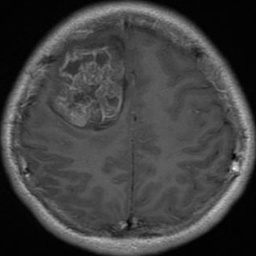
#> input picture cleaned/Training/glioma/Tr-gl_1017.jpg, 256 x 256 px, found by its file name; its folder holds 3 pictures in this run
$ python preprocessing.py
#> lines starting #> are read from the running program, lines starting #| are printed output that depends on the picture; after the words box and inside, x2 and y2 are one past the last pixel; in counts of white or black regions, pixels touching at a corner belong together
#> further down, image is the input picture: shape (256, 256, 3); min 0, max 241, mean 64.7
# The following code is not mine (Jack's) and was produced by @masoudnick on GitHub

import numpy as np
from tqdm import tqdm
import cv2
import os
import imutils


def crop_img(img):
	"""
	Finds the extreme points on the image and crops the rectangular out of them
	"""
	gray = cv2.cvtColor(img, cv2.COLOR_RGB2GRAY)
	gray = cv2.GaussianBlur(gray, (3, 3), 0)

	# threshold the image, then perform a series of erosions +
	# dilations to remove any small regions of noise
	thresh = cv2.threshold(gray, 45, 255, cv2.THRESH_BINARY)[1]
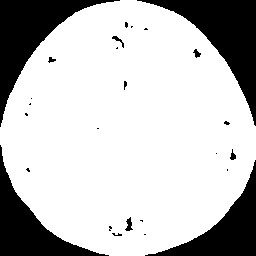
#> thresh: shape (256, 256); 75.9% white; 26 black regions (17 under 20 px), largest, box (x1, y1, x2, y2) and area: (137, 0, 256, 126) 4624, (0, 0, 120, 127) 4280, (0, 145, 109, 256) 3397
	thresh = cv2.erode(thresh, None, iterations=2)
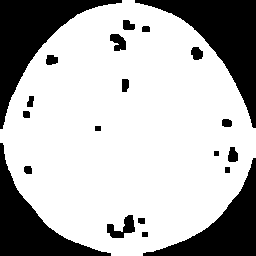
#> thresh: shape (256, 256); 71.3% white; 21 black regions, largest, box (x1, y1, x2, y2) and area: (135, 0, 256, 128) 5118, (0, 0, 122, 129) 4778, (0, 143, 111, 256) 3841
	thresh = cv2.dilate(thresh, None, iterations=2)
#> thresh: shape (256, 256); 75.8% white; 25 black regions (14 under 20 px)

	# find contours in thresholded image, then grab the largest one
	cnts = cv2.findContours(thresh.copy(), cv2.RETR_EXTERNAL, cv2.CHAIN_APPROX_SIMPLE)
#> cnts = 1 contour; box (x1, y1, x2, y2) and area: (0, 0, 256, 256) 49680
	cnts = imutils.grab_contours(cnts)
	c = max(cnts, key=cv2.contourArea)
#> c = contour of 364 points, box (x1, y1, x2, y2) (0, 0, 256, 256), area 49680

	# find the extreme points
	extLeft = tuple(c[c[:, :, 0].argmin()][0])
#> extLeft = (0, 127)
	extRight = tuple(c[c[:, :, 0].argmax()][0])
#> extRight = (255, 159)
	extTop = tuple(c[c[:, :, 1].argmin()][0])
#> extTop = (120, 0)
	extBot = tuple(c[c[:, :, 1].argmax()][0])
#> extBot = (109, 255)
	ADD_PIXELS = 0
	new_img = img[extTop[1]-ADD_PIXELS:extBot[1]+ADD_PIXELS, extLeft[0]-ADD_PIXELS:extRight[0]+ADD_PIXELS].copy()

	return new_img

if __name__ == "__main__":
	training = "Training"
	testing = "Testing"
	training_dir = os.listdir(training)
	testing_dir = os.listdir(testing)
	IMG_SIZE = 256

	for dir in training_dir:
		save_path = 'cleaned/Training/'+ dir
		path = os.path.join(training,dir)
		image_dir = os.listdir(path)
		for img in image_dir:
			image = cv2.imread(os.path.join(path,img))
			new_img = crop_img(image)
			new_img = cv2.resize(new_img,(IMG_SIZE,IMG_SIZE))
#> new_img: shape (256, 256, 3)
			if not os.path.exists(save_path):
				os.makedirs(save_path)
			cv2.imwrite(save_path+'/'+img, new_img)
#> pass 2 of the loop `for dir in training_dir:`:
#> save_path = 'cleaned/Training/meningioma'
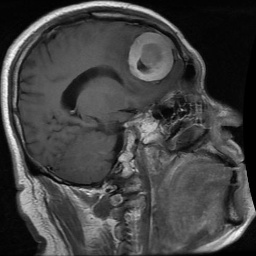
#> input picture cleaned/Training/meningioma/Tr-me_125.jpg, 256 x 256 px, found by its file name
#> image is the input picture: shape (256, 256, 3); min 0, max 252, mean 65.9
#> in crop_img (call 4), `thresh = cv2.threshold(gray, 45, 255, cv2.THRESH_BINARY)[1]`:
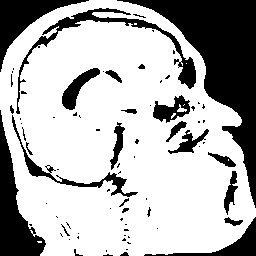
#> thresh: shape (256, 256); 70.3% white; 77 black regions (53 under 20 px), largest, box (x1, y1, x2, y2) and area: (117, 0, 256, 208) 8496, (0, 110, 46, 256) 2626, (0, 0, 89, 72) 1835
#> in crop_img (call 4), `new_img = img[extTop[1]-ADD_PIXELS:extBot[1]+ADD_PIXELS, extLeft[0]-AD..`:
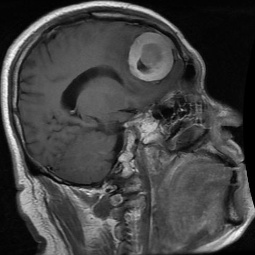
#> new_img: shape (255, 255, 3); min 0, max 252, mean 66.3

	for dir in testing_dir:
		save_path = 'cleaned/Testing/'+ dir
		path = os.path.join(testing,dir)
		image_dir = os.listdir(path)
		for img in image_dir:
			image = cv2.imread(os.path.join(path,img))
#> image: shape (256, 256, 3); min 0, max 234, mean 65
			new_img = crop_img(image)
#> in crop_img (call 5), `thresh = cv2.threshold(gray, 45, 255, cv2.THRESH_BINARY)[1]`:
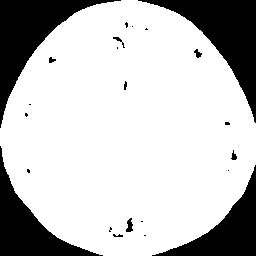
#> thresh: shape (256, 256); 76.4% white; 23 black regions (12 under 20 px), largest, box (x1, y1, x2, y2) and area: (138, 0, 256, 123) 4536, (0, 0, 121, 128) 4312, (0, 146, 103, 256) 3312
#> in crop_img (call 5), `thresh = cv2.erode(thresh, None, iterations=2)`:
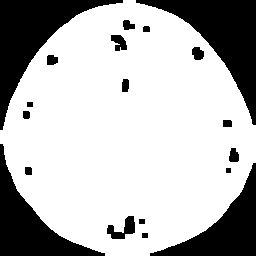
#> thresh: shape (256, 256); 72.1% white; 19 black regions, largest, box (x1, y1, x2, y2) and area: (136, 0, 256, 125) 5022, (0, 0, 123, 130) 4814, (0, 144, 105, 256) 3742
#> in crop_img (call 5), `new_img = img[extTop[1]-ADD_PIXELS:extBot[1]+ADD_PIXELS, extLeft[0]-AD..`:
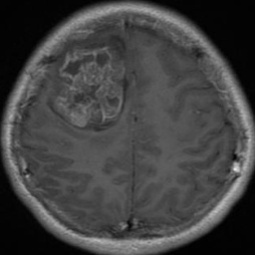
#> new_img: shape (255, 255, 3); min 0, max 234, mean 65.4
			new_img = cv2.resize(new_img,(IMG_SIZE,IMG_SIZE))
#> new_img: shape (256, 256, 3)
			if not os.path.exists(save_path):
				os.makedirs(save_path)
			cv2.imwrite(save_path+'/'+img, new_img)
